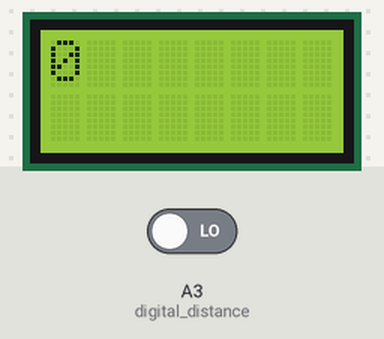
This sketch was run on a simulated Arduino Leonardo, built with avr-gcc and run on an emulated ATmega32U4. On the bench: 8×2 character LCD. The test bench sets the inputs (shaded band); at power-on: A3 (digital_distance) LOW.

Above: at 1.2 s.
1.3 s: A3 (digital_distance) driven HIGH
At 2.6 s:
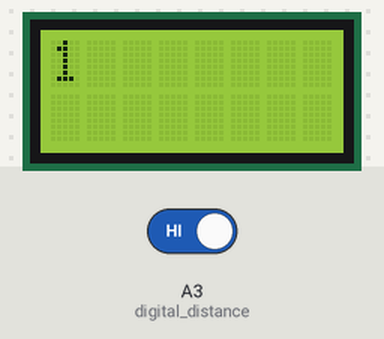
Timing chart, 0 to 4.3 s (numbered marks = the images above; inputs shaded):
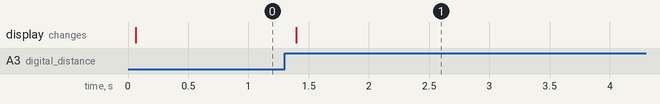

Measured:
- after the input at 1.3 s, the display: changes after 0.10 s (image 1)

The sketch:

Task_1_Digital.ino
```cpp
#include <Romi32U4.h>
Romi32U4LCD lcd;
int digital_distance=A3;

void setup() {
  // put your setup code here, to run once:
pinMode(digital_distance,INPUT);
}

void loop() {
  // put your main code here, to run repeatedly:
int digitalValue=digitalRead(digital_distance);
lcd.clear();
lcd.print(digitalValue);
delay(100);

}
```
